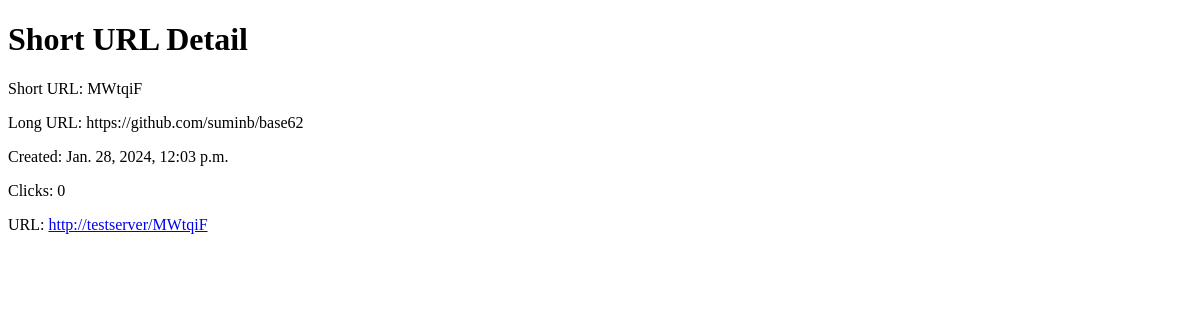
Page /url/detail/MWtqiF/ (signed in) on the earlier database version.
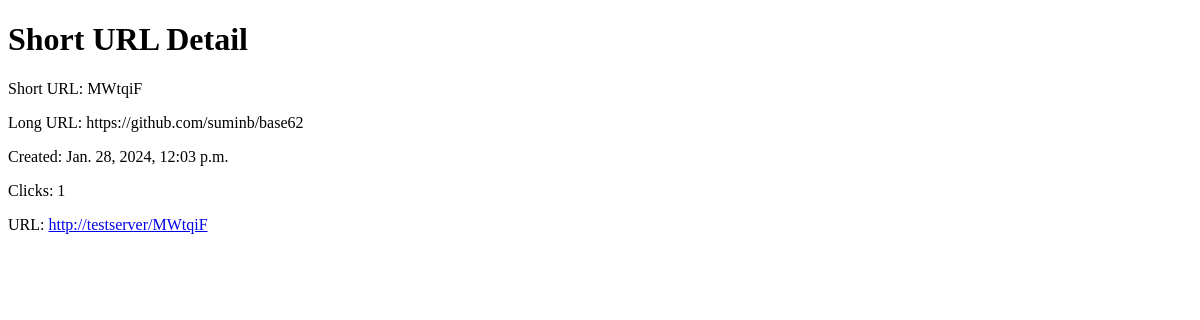
Same page on the later database version.
### account/models.py (models this page shows, shortened)
class UrlShortener(models.Model):
    short_url = models.CharField(max_length=100)
    long_url = models.CharField(max_length=500)
    created_at = models.DateTimeField(auto_now_add=True)
    updated_at = models.DateTimeField(auto_now=True)
    count = models.IntegerField(default=0)
    expiration_time = models.DateTimeField(null=True, blank=True)

### account/views.py (the view)
# urls.py: path('url/detail/<str:short_url>/', views.short_url_detail, name='url_detail'),
@login_required(login_url="/login/")
def short_url_detail(request, short_url):
    short_url_obj = get_object_or_404(UrlShortener, short_url=short_url)
    window_domain = request.get_host()
    short_url_is = f"http://{window_domain}/{short_url_obj.short_url}"
    return render(request, "short_url_detail.html", {"object": short_url_obj, "short_url": short_url_is})

### templates/short_url_detail.html (shortened to what this page needs)
<!DOCTYPE html>
<html>
<head>
</head>
<body>
    <h1>Short URL Detail</h1>
    <p>Short URL: {{ object.short_url }}</p>
    <p>Long URL: {{ object.long_url }}</p>
    <p>Created: {{ object.created_at }}</p>
    <p>Clicks: {{ object.count }}</p>
    <p>URL: <a href="{{short_url}}">{{short_url}}</a>  </p>
</body>
</html>

Differences in the rows shown:
changed UrlShortener "MWtqiF": count "0" → "1"
